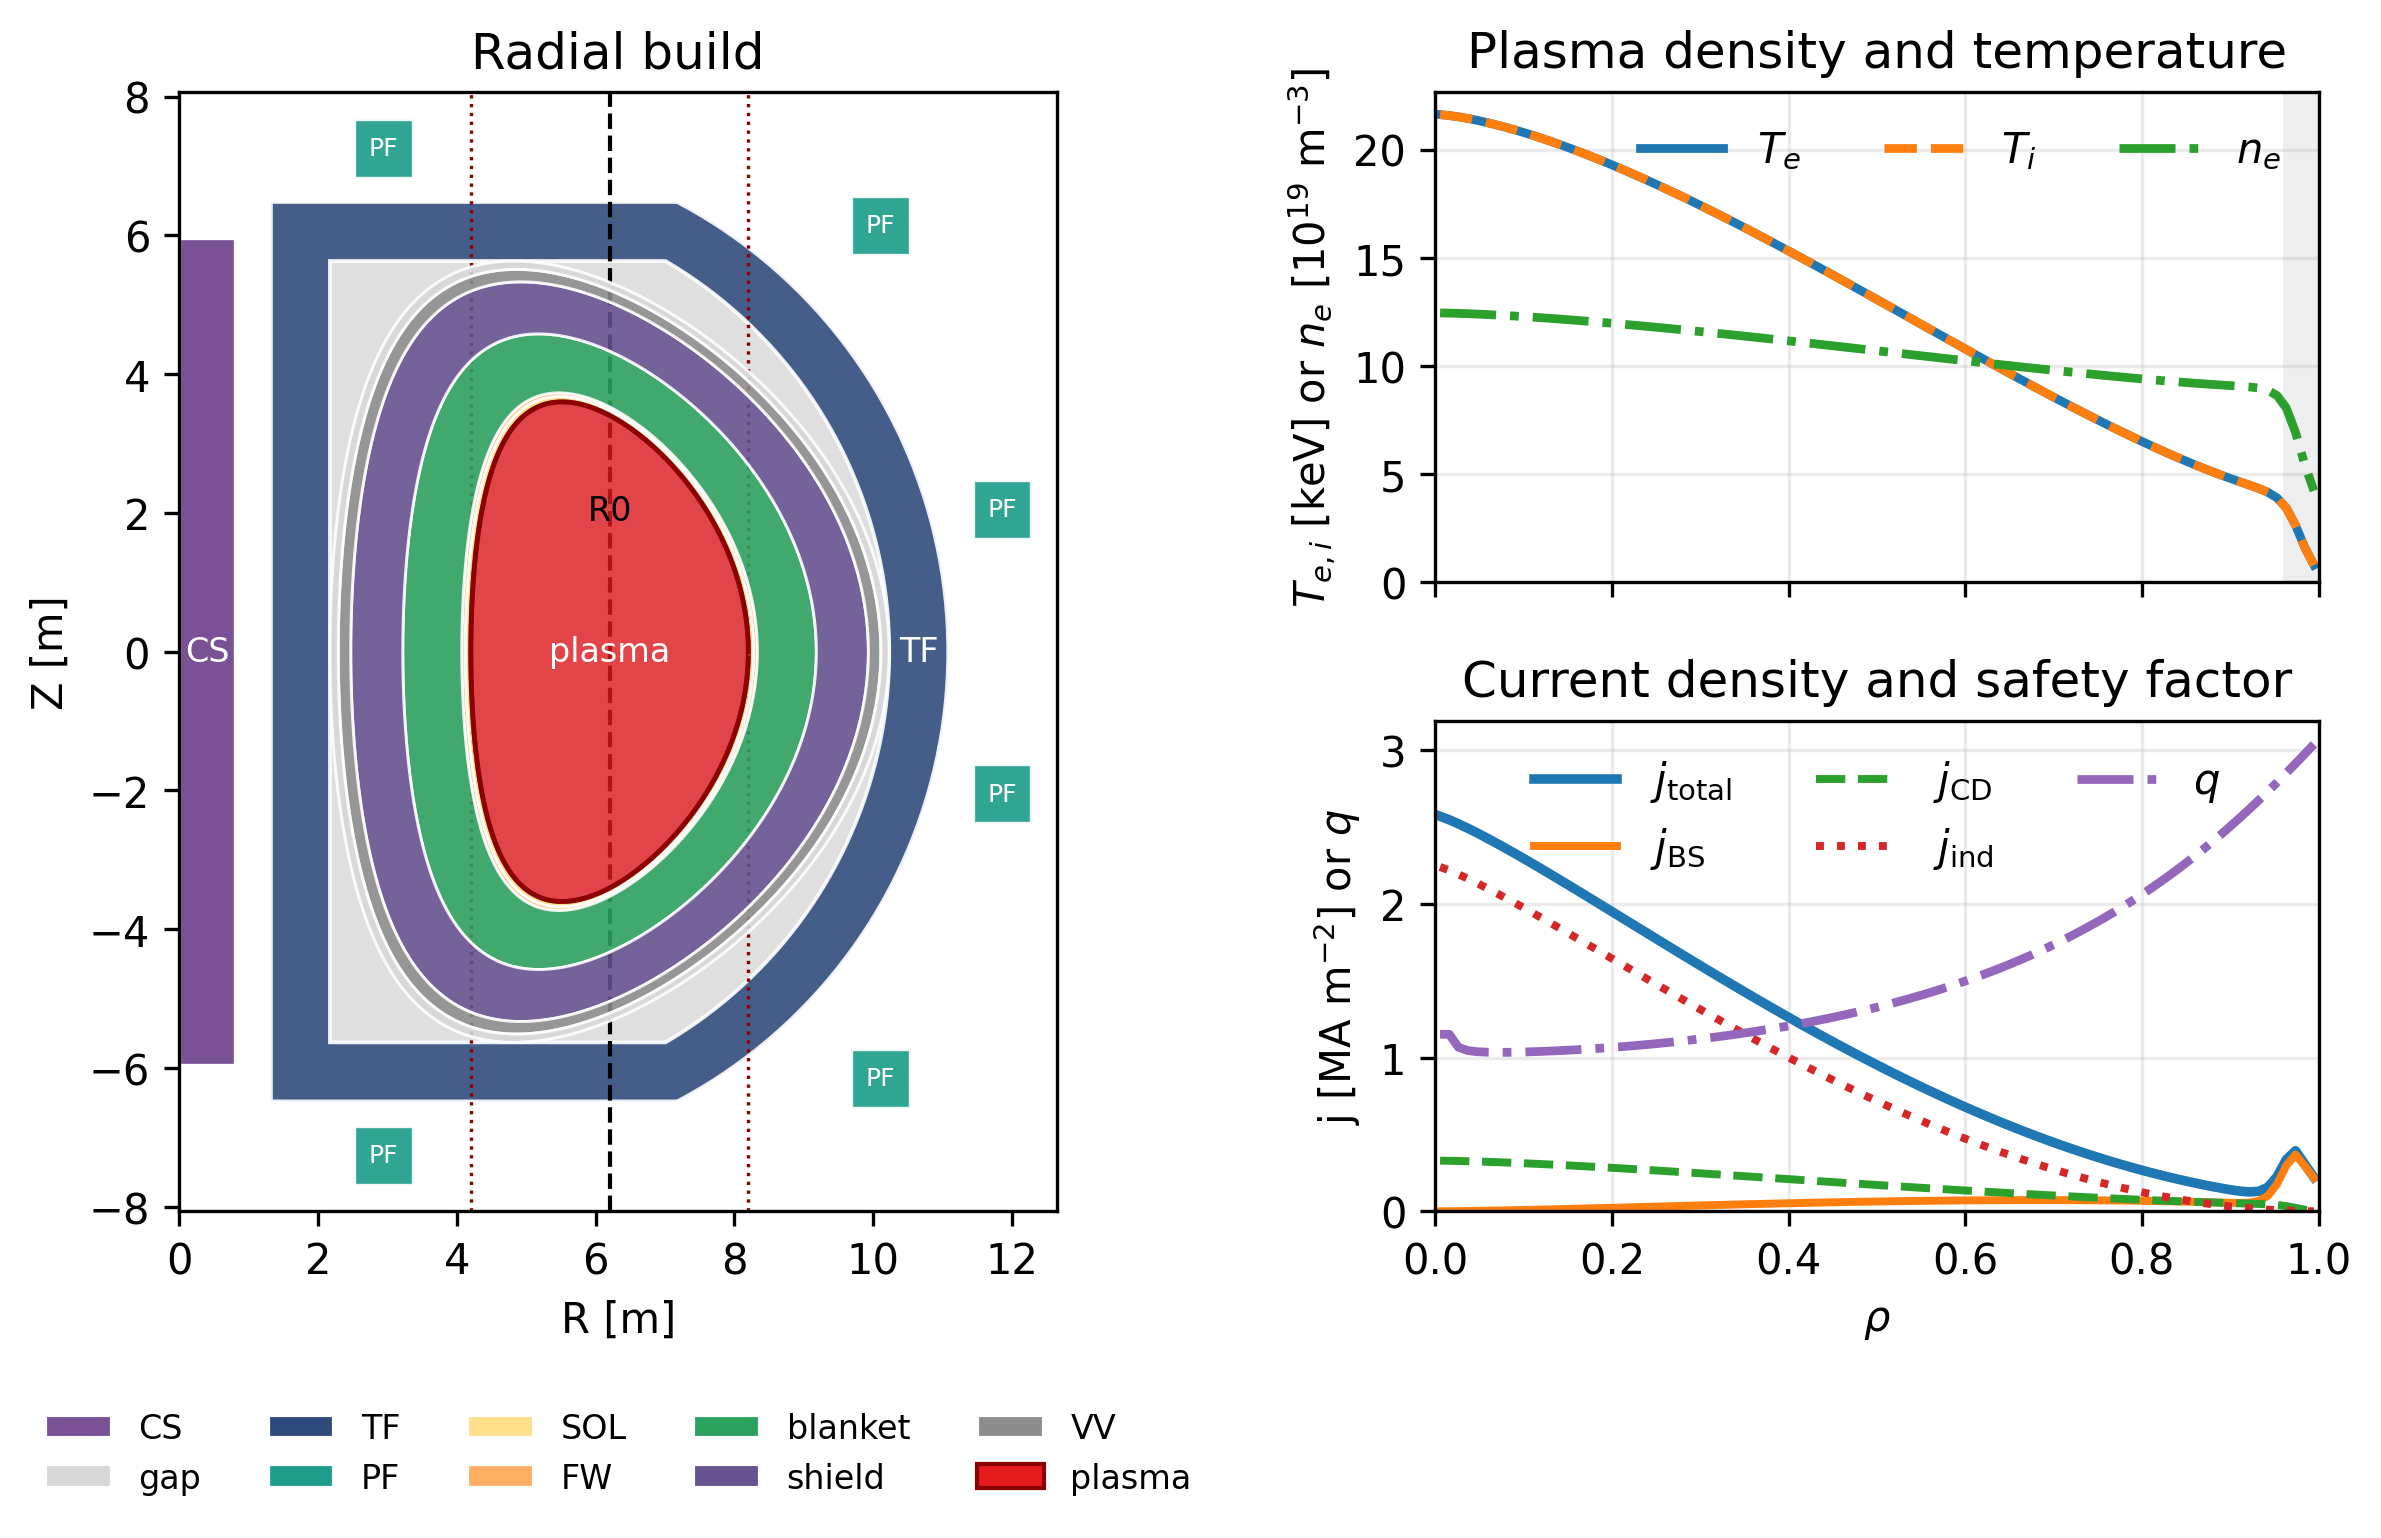

Recreate this plot in Python.
"""Generate Figure 2 using the baseline case in examples/run_baseline.py.

Layout
------
(a) Left column, spanning both rows:
    radial-build poloidal cross-section.
(b) Right-top:
    electron/ion temperature and electron-density profiles on one axis.
(c) Right-bottom:
    total, bootstrap, current-drive, and inductive current densities,
    together with the q profile on one axis.

Run this script from the TokaSys project root, for example:

    pip install -e .
    python /path/to/figure2_geometry_profiles.py

Alternatively, set PYTHONPATH to the project root before running it.
"""

from __future__ import annotations

from pathlib import Path

import jax
import matplotlib.pyplot as plt
import numpy as np

from tokasys import default_problem, evaluate_reactor
from tokasys.diagnostics import (
    diagnostic_current_and_q_profiles,
    plot_radial_build,
)


jax.config.update("jax_enable_x64", True)


def add_panel_label(ax: plt.Axes, label: str) -> None:
    """Add a journal-style panel label."""
    ax.text(
        0.02,
        0.98,
        label,
        transform=ax.transAxes,
        ha="left",
        va="top",
        fontsize=13,
        fontweight="bold",
        zorder=30,
    )


def make_figure(
    output_stem: str | Path = "figure2_geometry_profiles",
) -> tuple[Path, Path]:
    """Evaluate the baseline reactor and save Figure 2 as PNG and PDF."""

    # Use exactly the same baseline problem and evaluation as run_baseline.py.
    problem = default_problem()
    result = evaluate_reactor(
        problem.initial_design,
        problem.technology,
        problem.config,
        problem.numerics,
    )

    design = problem.initial_design
    technology = problem.technology

    # Plasma profiles.
    rho = np.asarray(result.plasma.radial_grid, dtype=float)
    te_keV = np.asarray(
        result.plasma.electron_temperature_profile_keV,
        dtype=float,
    )
    ti_keV = np.asarray(
        result.plasma.ion_temperature_profile_keV,
        dtype=float,
    )
    ne_1e19 = (
        np.asarray(result.plasma.electron_density_profile_m3, dtype=float)
        / 1.0e19
    )

    # Current-density components are returned in MA/m^2.
    current = diagnostic_current_and_q_profiles(design, result)

    # Left panel spans both rows; right column contains two profile panels.
    #fig = plt.figure(figsize=(13.0, 7.2), constrained_layout=True)
    fig = plt.figure(figsize=(8.0, 5.0), constrained_layout=True)
    gs = fig.add_gridspec(
        nrows=2,
        ncols=2,
        width_ratios=(1.45, 1.0),
        height_ratios=(1.0, 1.0),
    )

    ax_build = fig.add_subplot(gs[:, 0])
    ax_thermo = fig.add_subplot(gs[0, 1])
    ax_current = fig.add_subplot(gs[1, 1], sharex=ax_thermo)

    # ------------------------------------------------------------------
    # (a) Radial-build poloidal cross-section.
    # This is the same plotting helper used by run_baseline.py through
    # plot_reactor_diagnostics().
    # ------------------------------------------------------------------
    plot_radial_build(ax_build, design, technology, result)
    ax_build.set_title("Radial build")
    #add_panel_label(ax_build, "(a)")

    # ------------------------------------------------------------------
    # (b) Density and temperature profiles on the same y axis.
    # ------------------------------------------------------------------
    pedestal_start = max(1.0 - float(result.plasma.pedestal_width), 0.0)
    ax_thermo.axvspan(
        pedestal_start,
        1.0,
        color="0.90",
        alpha=0.65,
        linewidth=0.0,
        zorder=0,
    )

    ax_thermo.plot(rho, te_keV, linewidth=2.1, label=r"$T_e$")
    ax_thermo.plot(
        rho,
        ti_keV,
        linewidth=2.1,
        linestyle="--",
        label=r"$T_i$",
    )
    ax_thermo.plot(
        rho,
        ne_1e19,
        linewidth=2.1,
        linestyle="-.",
        label=r"$n_e$",
    )

    ax_thermo.set_xlim(0.0, 1.0)
    ax_thermo.set_ylim(bottom=0.0)
    ax_thermo.set_ylabel(
        r"$T_{e,i}$ [keV] or $n_e$ [$10^{19}$ m$^{-3}$]"
    )
    ax_thermo.set_title("Plasma density and temperature")
    ax_thermo.grid(alpha=0.25)
    ax_thermo.legend(frameon=False, loc="upper right", ncol=3)
    ax_thermo.tick_params(labelbottom=False)
    #add_panel_label(ax_thermo, "(b)")

    # ------------------------------------------------------------------
    # (c) Current-density components and q profile on the same y axis.
    # The baseline ranges are similar, so no secondary axis is used.
    # ------------------------------------------------------------------
    ax_current.plot(
        rho,
        current["total_current_density_ma_m2"],
        linewidth=2.3,
        label=r"$j_{\mathrm{total}}$",
    )
    ax_current.plot(
        rho,
        current["bootstrap_current_density_ma_m2"],
        linewidth=1.9,
        label=r"$j_{\mathrm{BS}}$",
    )
    ax_current.plot(
        rho,
        current["current_drive_current_density_ma_m2"],
        linewidth=1.9,
        linestyle="--",
        label=r"$j_{\mathrm{CD}}$",
    )
    ax_current.plot(
        rho,
        current["inductive_current_density_ma_m2"],
        linewidth=1.9,
        linestyle=":",
        label=r"$j_{\mathrm{ind}}$",
    )
    ax_current.plot(
        rho,
        current["q_profile"],
        linewidth=2.1,
        linestyle="-.",
        label=r"$q$",
    )

    ax_current.set_xlim(0.0, 1.0)
    ax_current.set_ylim(bottom=0.0)
    ax_current.set_xlabel(r"$\rho$")
    ax_current.set_ylabel(r"j [MA m$^{-2}$] or $q$")
    ax_current.set_title("Current density and safety factor")
    ax_current.grid(alpha=0.25)
    ax_current.legend(frameon=False, loc="upper center", ncol=3)
    #add_panel_label(ax_current, "(c)")

    output_stem = Path(output_stem)
    png_path = output_stem.with_suffix(".png")
    pdf_path = output_stem.with_suffix(".pdf")
    png_path.parent.mkdir(parents=True, exist_ok=True)

    fig.savefig(png_path, dpi=300, bbox_inches="tight")
    fig.savefig(pdf_path, bbox_inches="tight")
    plt.close(fig)

    return png_path, pdf_path


if __name__ == "__main__":
    png_file, pdf_file = make_figure()
    print(f"Saved PNG: {png_file.resolve()}")
    print(f"Saved PDF: {pdf_file.resolve()}")
